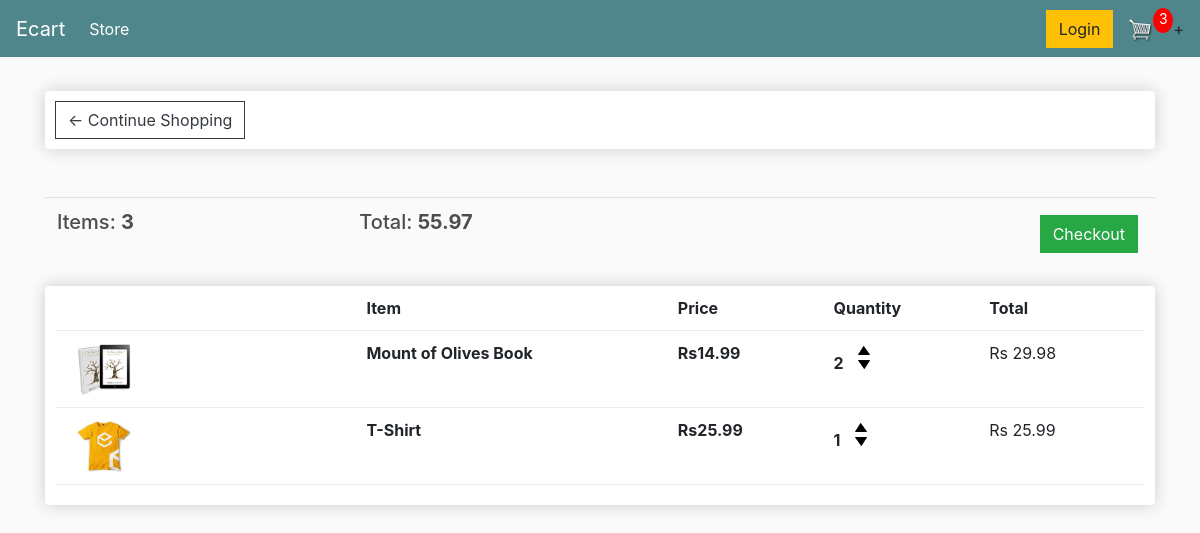
The app's page /cart/ (signed in), older data.
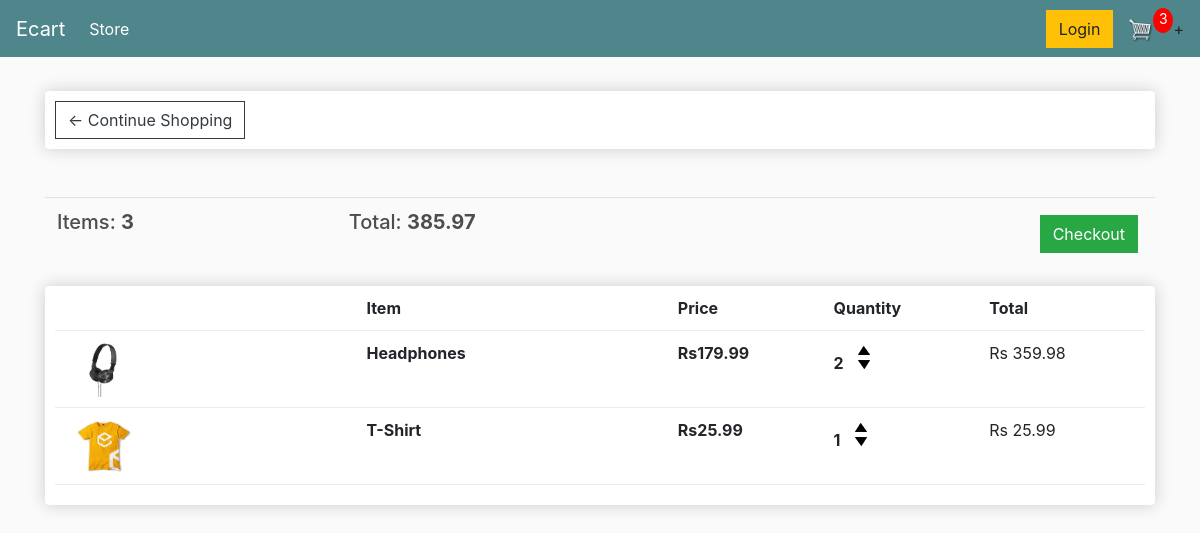
The same page, newer data.
### store/models.py (models this page shows, shortened)
class Order(models.Model):
    customer = models.ForeignKey(Customer, on_delete=models.SET_NULL,blank=True,null=True)
    date_ordered = models.DateTimeField(auto_now_add=True)
    complete = models.BooleanField(default=False, null=True, blank=True)
    transaction_id = models.CharField(max_length=200, null=True)
    @property
    def get_cart_total(self):
        orderitems = self.orderitem_set.all()
        total = sum([item.get_total for item in orderitems])
        return total
    @property
    def get_cart_items(self):
        orderitems = self.orderitem_set.all()
        total = sum([item.quantity for item in orderitems])
        return total

class OrderItem(models.Model):
    product = models.ForeignKey(Product, on_delete=models.SET_NULL, blank=True, null=True)
    order = models.ForeignKey(Order, on_delete=models.SET_NULL, blank=True, null=True)
    quantity = models.IntegerField(default=0, null=True, blank=True)
    date_added = models.DateTimeField(auto_now_add=True)
    @property
    def get_total(self):
        total = self.product.price * self.quantity
        return total

class Product(models.Model):
    name = models.CharField(max_length=200, null=True)
    price = models.FloatField()
    digital = models.BooleanField(default=False, null=True, blank=False)
    image = models.ImageField(null=True,blank=True)
    @property
    def imageURL(self):
        try:
            url = self.image.url
        except:
            url = ''
        return url

### store/views.py (the view)
# urls.py: path('cart/',views.cart, name = "cart"),
def cart(request):
    if request.user.is_authenticated:
        customer = request.user.customer
        order, created = Order.objects.get_or_create(customer=customer, complete=False)
        items = order.orderitem_set.all()
        cartItems = order.get_cart_items
    else:
        items = []
        order = {'get_cart_total':0, 'get_cart_items': 0}
        cartItems = order['get_cart_items']
    context ={ 'items' :items,'order': order, 'cartItems':cartItems,'shipping':False }
    return render(request,'store/cart.html',context)

### store/templates/store/cart.html
{% extends 'store/main.html' %} {% load static %} {% block content %}
<div class="row">
    <div class="col-lg-12">
        <div class="box-element">
            <a class="btn btn-outline-dark" href="{% url 'store' %}">&#x2190; Continue Shopping</a>
        </div>
        <br>
        <br>
        <table class="table">
            <tr>
                <th>
                    <h5>Items: <strong>{{order.get_cart_items}}</strong></h5>
                </th>
                <th>
                    <h5>Total: <strong>{{order.get_cart_total|floatformat:2}}</strong></h5>
                </th>
                <th>
                    <a style="float: right; margin:5px;" class="btn btn-success" href=" {% url 'checkout' %} ">Checkout</a>
                </th>
            </tr>
        </table>
        <div class="box-element">
            <div class="cart-row">
                <div style="flex: 2"></div>
                <div style="flex: 2"><strong>Item</strong></div>
                <div style="flex: 1"><strong>Price</strong></div>
                <div style="flex: 1"><strong>Quantity</strong></div>
                <div style="flex: 1"><strong>Total</strong></div>
            </div>
            {% for item in items %}
            <div class="cart-row">
                <div style="flex: 2"><img class="row-image" src="{{item.product.imageURL}}" alt="placeholder"></div>
                <div style="flex: 2"><strong>{{item.product.name}}</strong></div>
                <div style="flex: 1"><strong>Rs{{item.product.price|floatformat:2}}</strong></div>
                <div style="flex: 1">
                    <p class="quantity">{{item.quantity}}</p>
                    <div class="quantity">
                        <img data-product="{{item.product.id}}" data-action="add" class="chg-quantity update-cart" src="{% static 'images/arrow-up.png' %} " alt="up-arrow">
                        <img data-product=" {{item.product.id}} " data-action="remove " class="chg-quantity update-cart " src="{% static 'images/arrow-down.png' %} " alt="down-arrow">
                    </div>
                </div>
                <div style="flex: 1 ">Rs {{item.get_total}}</div>
            </div>
            {% endfor %}
        </div>
    </div>
</div>
{% endblock content %}

Row changes from the older to the newer data that the page shows:
removed OrderItem: product.imageURL (picture), product.name "Mount of Olives Book", product.price "14.99", quantity "2", get_total "29.98"
computed for Order: get_cart_total "55.97" → "385.97"
added OrderItem: product.imageURL (picture), product.name "Headphones", product.price "179.99", quantity "2", get_total "359.98"
